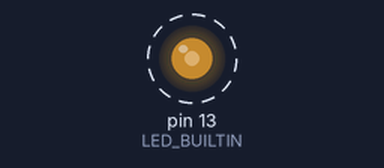
A sketch run on a simulated Arduino Uno, built with avr-gcc and run on an emulated ATmega328P. On the bench: output pins drawn as LEDs (lit = HIGH). Dashed ring = blinking. What the sketch prints to the serial monitor is not drawn.

Above: at 0.05 s.
Timing chart, 0 to 4.6 s (numbered marks = the images above):
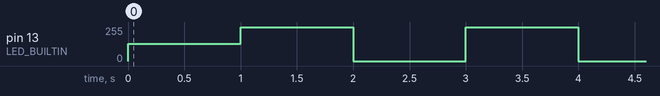

The sketch:

blinkLEDwithTimer.ino
```cpp
#include "TimerOne.h"
unsigned long countSeconds = 0;
int ledState = 0;
void setup()
{
  pinMode(LED_BUILTIN, OUTPUT);
  Timer1.initialize(1000000);         // initialize timer1, and set a 1/2 second period
  Timer1.pwm(LED_BUILTIN, 512);                // setup pwm on pin 13, 50% duty cycle
  Timer1.attachInterrupt(blinkLED);  // attaches callback() as a timer overflow interrupt
  Serial.begin(9600);
}

void blinkLED()
{
  countSeconds +=1;
  Serial.println(countSeconds);
  if (ledState == 0){
    digitalWrite(LED_BUILTIN, HIGH);
    ledState =1;
  } else {
    digitalWrite(LED_BUILTIN, LOW);
    ledState =0;
  }
}
// void printHello(){
//   Serial.println("Hello");
// }

void loop()
{  // your program here...
}
 
```

Measured:
- by itself, pin 13 (LED_BUILTIN): alternates 255/255 for 1.0 s and 0/255 for 1.0 s
